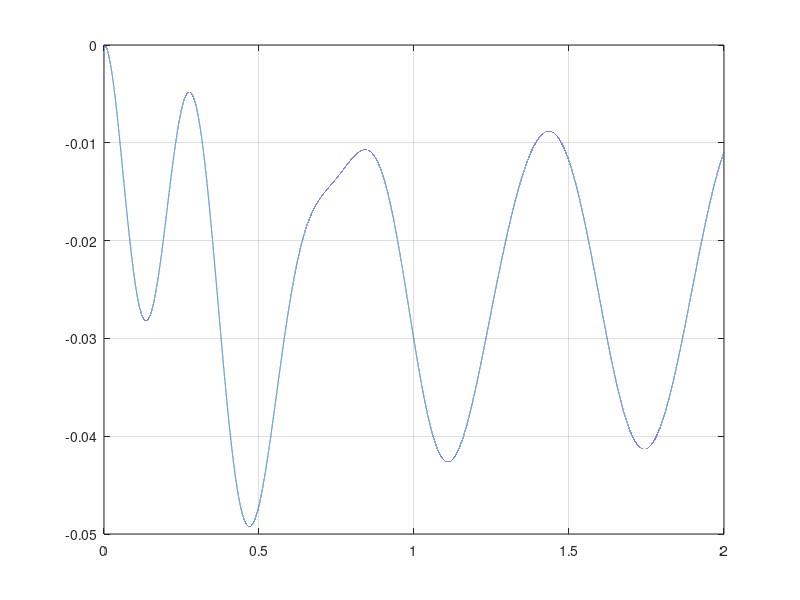

Reproduce this figure in MATLAB.
close all;
clear;
%Numerical time integration of mass spring damper
%Starting from unstretched spring
%Starting from rest
%Basic data
F0=500; %F(t)=F0*sin(wp*t)
wp=10;
k=40e3;
c=500;
m=100;
g=9.81;
%Time data
EndTime=2.0;
StepTime=1e-5;
%Initialize
Time=0.0;
y=0;
yDot=0;
Counter=1;
%Start time integration
while Time<EndTime
    %Compute acceleration
    Ft=F0*sin(wp*Time);
    Fk=k*y;
    Fc=c*yDot;
    yDotDot=(Ft-Fk-Fc-m*g)/m;
    %Save data for plotting
    Time_Plot(Counter)=Time;
    y_Plot(Counter)=y;
    yDot_Plot(Counter)=yDot;
    yDotDot_Plot(Counter)=yDotDot;
    %Time integrate
    y=y+yDot*StepTime;
    yDot=yDot+yDotDot*StepTime;
    Time=Time+StepTime;
    Counter=Counter+1;
end;
plot(Time_Plot,y_Plot);
grid;